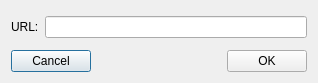
<?xml version="1.0" encoding="UTF-8"?>
<ui version="4.0">
 <class>URLInputBoxClass</class>
 <widget class="QDialog" name="URLInputBoxClass">
  <property name="geometry">
   <rect>
    <x>0</x>
    <y>0</y>
    <width>318</width>
    <height>83</height>
   </rect>
  </property>
  <property name="windowTitle">
   <string>URLInputBox</string>
  </property>
  <layout class="QVBoxLayout" name="verticalLayout">
   <item>
    <spacer name="verticalSpacer_2">
     <property name="orientation">
      <enum>Qt::Vertical</enum>
     </property>
     <property name="sizeHint" stdset="0">
      <size>
       <width>20</width>
       <height>40</height>
      </size>
     </property>
    </spacer>
   </item>
   <item>
    <layout class="QHBoxLayout" name="horizontalLayout">
     <item>
      <widget class="QLabel" name="label">
       <property name="text">
        <string>URL:</string>
       </property>
      </widget>
     </item>
     <item>
      <widget class="QLineEdit" name="url"/>
     </item>
    </layout>
   </item>
   <item>
    <spacer name="verticalSpacer">
     <property name="orientation">
      <enum>Qt::Vertical</enum>
     </property>
     <property name="sizeHint" stdset="0">
      <size>
       <width>20</width>
       <height>40</height>
      </size>
     </property>
    </spacer>
   </item>
   <item>
    <layout class="QHBoxLayout" name="horizontalLayout_2">
     <property name="sizeConstraint">
      <enum>QLayout::SetMinimumSize</enum>
     </property>
     <item>
      <widget class="QPushButton" name="cancel">
       <property name="text">
        <string>Cancel</string>
       </property>
      </widget>
     </item>
     <item>
      <spacer name="horizontalSpacer">
       <property name="orientation">
        <enum>Qt::Horizontal</enum>
       </property>
       <property name="sizeHint" stdset="0">
        <size>
         <width>40</width>
         <height>20</height>
        </size>
       </property>
      </spacer>
     </item>
     <item>
      <widget class="QPushButton" name="ok">
       <property name="text">
        <string>OK</string>
       </property>
      </widget>
     </item>
    </layout>
   </item>
  </layout>
 </widget>
 <layoutdefault spacing="6" margin="11"/>
 <tabstops>
  <tabstop>url</tabstop>
  <tabstop>ok</tabstop>
  <tabstop>cancel</tabstop>
 </tabstops>
 <resources/>
 <connections/>
</ui>
